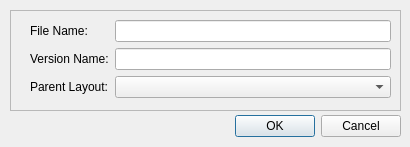
<?xml version="1.0" encoding="UTF-8"?>
<ui version="4.0">
 <class>SelectParentLayoutDialog</class>
 <widget class="QDialog" name="SelectParentLayoutDialog">
  <property name="geometry">
   <rect>
    <x>0</x>
    <y>0</y>
    <width>410</width>
    <height>147</height>
   </rect>
  </property>
  <property name="windowTitle">
   <string>Create New Layout</string>
  </property>
  <widget class="QDialogButtonBox" name="buttonBox">
   <property name="geometry">
    <rect>
     <x>60</x>
     <y>110</y>
     <width>341</width>
     <height>32</height>
    </rect>
   </property>
   <property name="orientation">
    <enum>Qt::Horizontal</enum>
   </property>
   <property name="standardButtons">
    <set>QDialogButtonBox::Cancel|QDialogButtonBox::Ok</set>
   </property>
  </widget>
  <widget class="QFrame" name="frame">
   <property name="geometry">
    <rect>
     <x>10</x>
     <y>10</y>
     <width>391</width>
     <height>101</height>
    </rect>
   </property>
   <property name="frameShape">
    <enum>QFrame::StyledPanel</enum>
   </property>
   <property name="frameShadow">
    <enum>QFrame::Raised</enum>
   </property>
   <widget class="QWidget" name="layoutWidget">
    <property name="geometry">
     <rect>
      <x>20</x>
      <y>10</y>
      <width>361</width>
      <height>81</height>
     </rect>
    </property>
    <layout class="QFormLayout" name="formLayout">
     <item row="2" column="0">
      <widget class="QLabel" name="label">
       <property name="text">
        <string>Version Name:</string>
       </property>
      </widget>
     </item>
     <item row="2" column="1">
      <widget class="QLineEdit" name="le_version_name"/>
     </item>
     <item row="3" column="0">
      <widget class="QLabel" name="l_select_layout_prompt">
       <property name="text">
        <string>Parent Layout:</string>
       </property>
      </widget>
     </item>
     <item row="3" column="1">
      <widget class="QComboBox" name="cmb_select_layout">
       <property name="insertPolicy">
        <enum>QComboBox::InsertAlphabetically</enum>
       </property>
      </widget>
     </item>
     <item row="1" column="0">
      <widget class="QLabel" name="l_file_name_prompt">
       <property name="text">
        <string>File Name:</string>
       </property>
      </widget>
     </item>
     <item row="1" column="1">
      <widget class="QLineEdit" name="le_file_name"/>
     </item>
    </layout>
   </widget>
  </widget>
 </widget>
 <tabstops>
  <tabstop>le_file_name</tabstop>
  <tabstop>le_version_name</tabstop>
  <tabstop>cmb_select_layout</tabstop>
  <tabstop>buttonBox</tabstop>
 </tabstops>
 <resources/>
 <connections>
  <connection>
   <sender>buttonBox</sender>
   <signal>accepted()</signal>
   <receiver>SelectParentLayoutDialog</receiver>
   <slot>accept()</slot>
   <hints>
    <hint type="sourcelabel">
     <x>278</x>
     <y>74</y>
    </hint>
    <hint type="destinationlabel">
     <x>157</x>
     <y>97</y>
    </hint>
   </hints>
  </connection>
  <connection>
   <sender>buttonBox</sender>
   <signal>rejected()</signal>
   <receiver>SelectParentLayoutDialog</receiver>
   <slot>reject()</slot>
   <hints>
    <hint type="sourcelabel">
     <x>346</x>
     <y>80</y>
    </hint>
    <hint type="destinationlabel">
     <x>286</x>
     <y>97</y>
    </hint>
   </hints>
  </connection>
  <connection>
   <sender>cmb_select_layout</sender>
   <signal>currentIndexChanged(int)</signal>
   <receiver>SelectParentLayoutDialog</receiver>
   <slot>selection_changed(int)</slot>
   <hints>
    <hint type="sourcelabel">
     <x>188</x>
     <y>34</y>
    </hint>
    <hint type="destinationlabel">
     <x>32</x>
     <y>75</y>
    </hint>
   </hints>
  </connection>
 </connections>
 <slots>
  <slot>selection_changed(int)</slot>
 </slots>
</ui>
